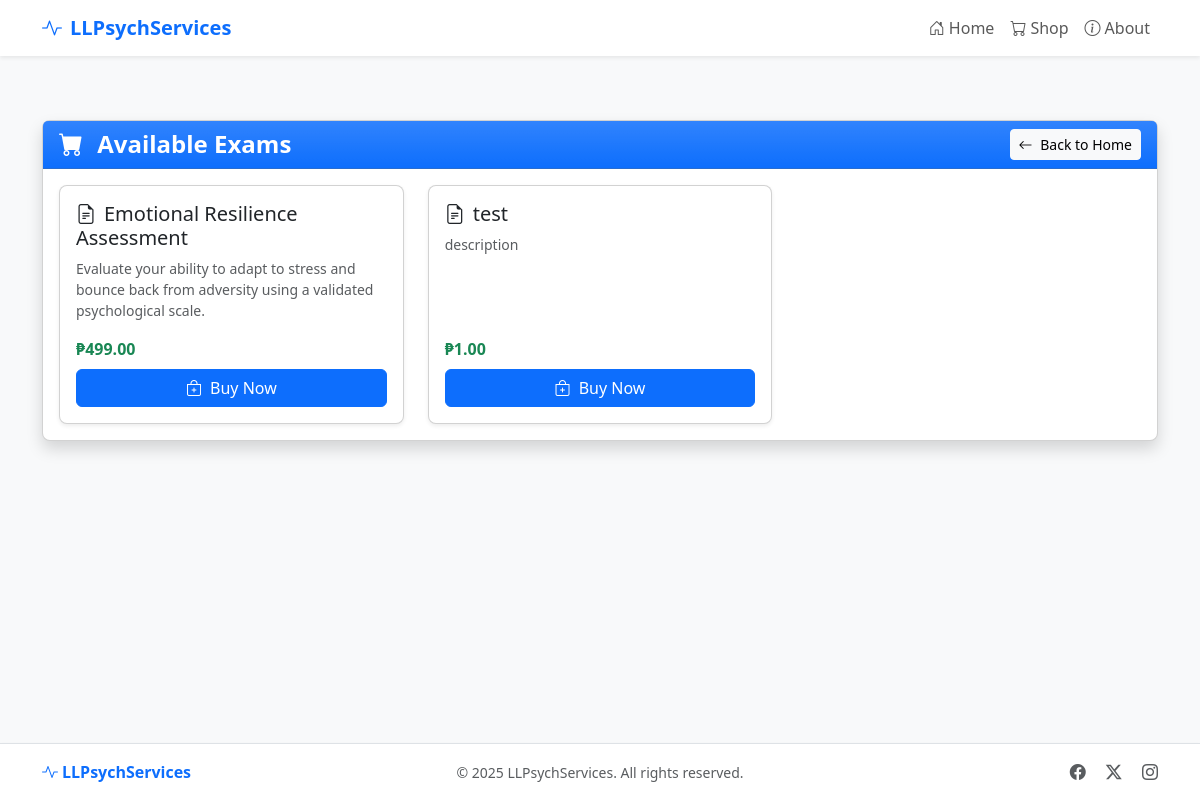
Page /shop on the committed database.
### models.py (models this page shows, shortened)
class Exam(db.Model):
    id = db.Column(db.Integer, primary_key=True)
    title = db.Column(db.String(100), nullable=False)
    exam_type = db.Column(db.String(20))  # 'content' or 'likert'
    description = db.Column(db.Text, nullable=False)
    price = db.Column(db.Float, nullable=False)
    content = db.Column(db.Text, nullable=False)
    questions = db.Column(db.Text, nullable=True)  # Stored as JSON
    exam_type = db.Column(db.String(20), default='content')  # 'content' or 'likert'
    created_at = db.Column(db.DateTime, default=datetime.utcnow)
    scoring_rules = db.Column(db.Text, nullable=True)

### routes/main.py (the view)
@main_bp.route('/shop')
def shop():
    exams = Exam.query.all()
    return render_template('shop.html', exams=exams)

### templates/shop.html (shortened to what this page needs)
{% extends 'base.html' %}
{% block content %}
<div class="container py-3 py-md-4">
  <div class="row justify-content-center">
    <div class="col-12">
      <div class="card shadow">
        <div class="card-header bg-primary bg-gradient text-white">
          <div class="d-flex flex-column flex-sm-row justify-content-between align-items-start align-items-sm-center">
            <h1 class="h4 mb-2 mb-sm-0 fw-bold">
              <i class="bi bi-cart-fill me-2"></i> Available Exams
            </h1>
            <a href="{{ url_for('main.index') }}" class="btn btn-light btn-sm">
              <i class="bi bi-arrow-left me-1"></i> Back to Home
            </a>
          </div>
        </div>
        <div class="card-body">
          <div class="row row-cols-1 row-cols-md-3 g-4">
            {% for exam in exams %}
            <div class="col">
              <div class="card h-100 shadow-sm">
                <div class="card-body d-flex flex-column">
                  <h5 class="card-title">
                    <i class="bi bi-file-earmark-text me-2"></i>{{ exam.title }}
                  </h5>
                  <p class="card-text text-muted small">{{ exam.description }}</p>
                  <div class="mt-auto">
                    <p class="fw-bold mb-2 text-success">
                      ₱{{ "%.2f"|format(exam.price) }}
                    </p>
                    <a href="{{ url_for('payment.buy', exam_id=exam.id) }}" class="btn btn-primary w-100">
                      <i class="bi bi-bag-plus me-1"></i> Buy Now
                    </a>
                  </div>
                </div>
              </div>
            </div>
            {% endfor %}
          </div>
        </div>
      </div>
    </div>
  </div>
</div>
{% endblock %}

### templates/base.html (style rules this page uses)
html, body { height: 100%; }
body { display: flex; flex-direction: column; background-color: #f8f9fa; }
.card { border-radius: 0.5rem; box-shadow: 0 0.5rem 1rem rgba(0, 0, 0, 0.15); transition: transform 0.2s; }
.card-header { border-top-left-radius: calc(0.5rem - 1px); border-top-right-radius: calc(0.5rem - 1px); }
.btn-primary { background-color: #0d6efd; border-color: #0d6efd; }

### rows in the picture
Exam: title "Emotional Resilience Assessment", description "Evaluate your ability to adapt to stress and bounce back from adversity using a validated psychological scale.", price "499.00"
Exam: title "test", description "description", price "1.00"
